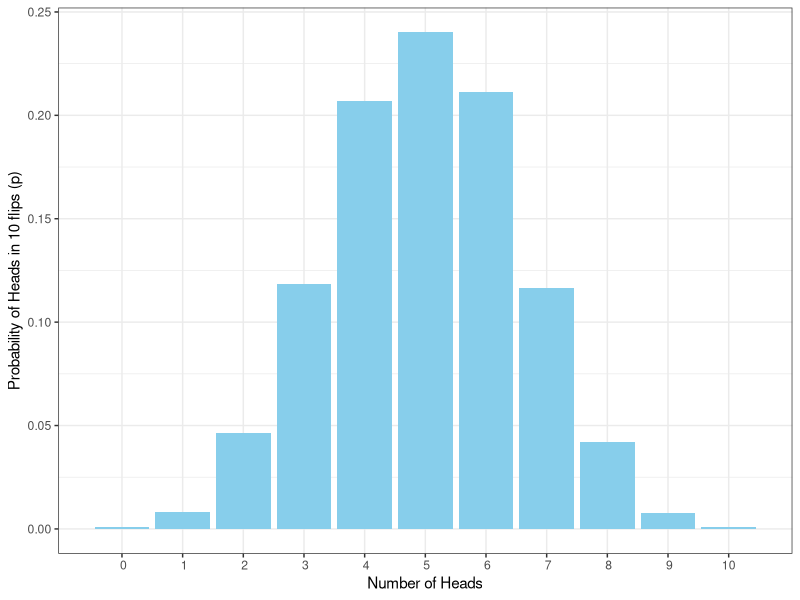
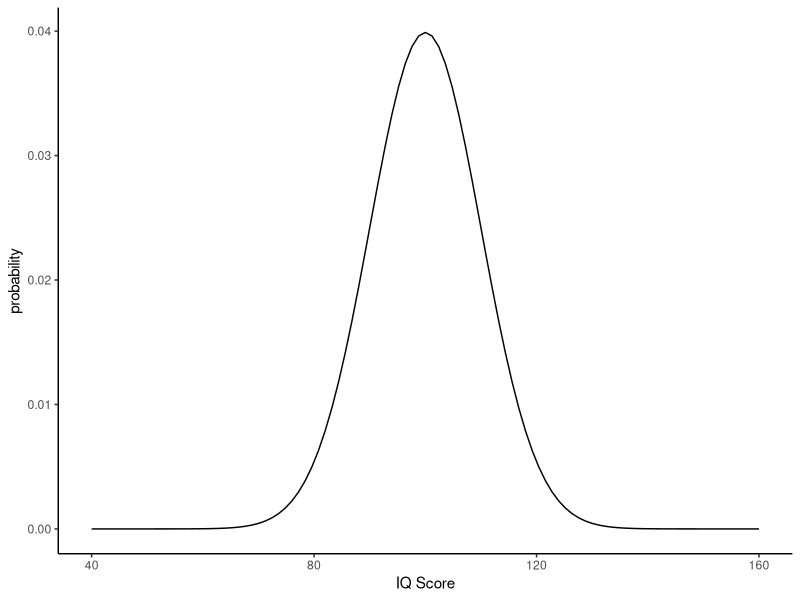
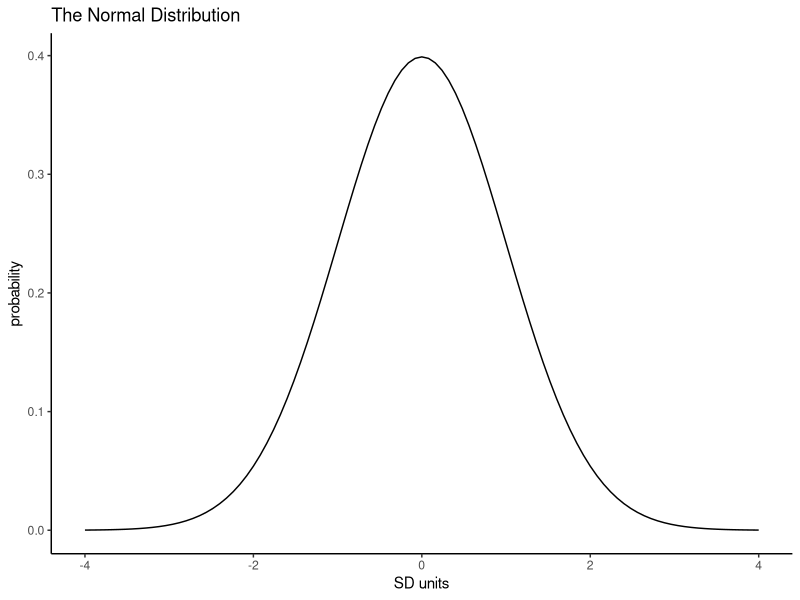

These figures' R source, in order:
## ---- chunk 1
knitr::opts_chunk$set(echo = TRUE)
## ---- chunk 2
set.seed(1409)
library("tidyverse")
sample(c("HEADS", "TAILS"), 10, TRUE) 
## ---- chunk 3
sample(0:1, 10, TRUE) %>% sum() 
## ---- chunk 4
heads10k <- replicate(10000, sample(0:1, 10, TRUE) %>% sum())   
## ---- chunk 5
data10k <- tibble(heads = heads10k) %>%       # creating a tibble/data frame
                group_by(heads) %>%           # group by number of possibilities
                summarise(n = n(), p=n/10000) # count occurences of possibility,
                                              # & calculate probability (p) of
                                              # each
## ---- chunk 6
ggplot(data10k, aes(heads,p)) + 
  geom_col(fill = "skyblue") + 
  labs(x = "Number of Heads", y = "Probability of Heads in 10 flips (p)") +
  theme_bw() +
  scale_x_discrete(limits=0:10)
## ---- chunk 7
dbinom(3, 10, 0.5)
## ---- chunk 8
dbinom(0:10, 10, 0.5)
## ---- chunk 9
dbinom(0:3, 10, 0.5) %>% sum()
## ---- chunk 10
pbinom(3, 10, 0.5, lower.tail = TRUE)  
## ---- chunk 11
pbinom(50, 100, 0.5, lower.tail = FALSE) 
## ---- chunk 12
p1 <- pbinom(49, 100, .5, lower.tail = TRUE)
p1
## ---- chunk 13
qbinom(p1, 100, .5, lower.tail = TRUE)
## ---- chunk 14
qbinom(.1, 17, 0.5, lower.tail = TRUE) 
## ---- chunk 15

IQ_data <- tibble(IQ_range = c(40, 160))

ggplot(IQ_data, aes(IQ_range)) + 
  stat_function(fun = dnorm, args = list(mean = 100, sd = 10)) +
  labs(x = "IQ Score", y = "probability") +
  theme_classic()

## ---- chunk 16
ND_data <- tibble(ND_range = seq(-4, 4, 0.01))
ggplot(ND_data, aes(ND_range)) + 
  stat_function(fun = dnorm, args = list(mean = 0, sd = 1)) +
  labs(x = "SD units", y = "probability", title = "The Normal Distribution") +
  theme_classic()
## ---- chunk 17
pnorm(190, 170, 7, lower.tail = FALSE)
## ---- chunk 18
pnorm(185, 170, 7, lower.tail = FALSE)
## ---- chunk 19
qnorm(0.95, 100, 15) 
pnorm(105, 100, 15, lower.tail = FALSE) - 
  pnorm(110, 100, 15, lower.tail = FALSE)
